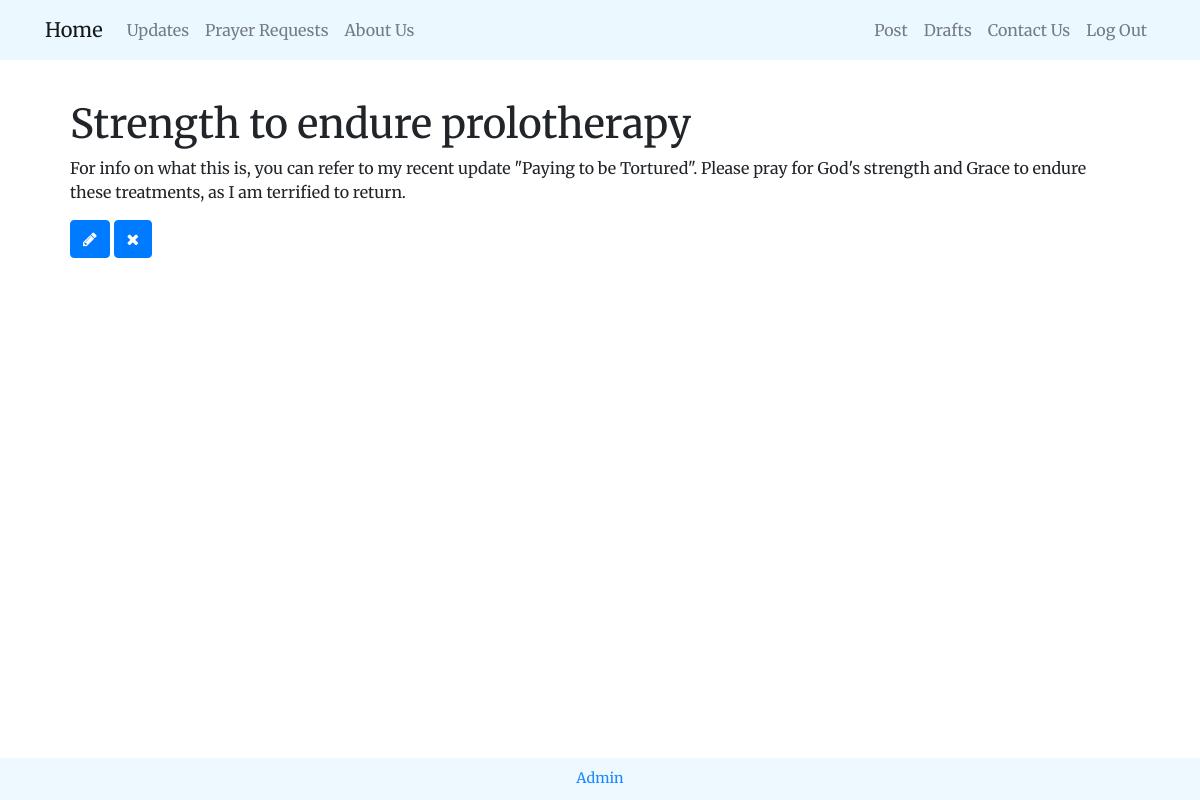
Page /prayers/prayer/29 (signed in) on the committed database.
### prayers/models.py (models this page shows, shortened)
class Prayer(models.Model):
    title = models.CharField(max_length=200)
    content = models.TextField(max_length=500)
    date = models.DateTimeField(default=timezone.now)

### prayers/views.py (the view)
# urls.py: path('prayer/<int:pk>', views.PrayerDetailView.as_view(), name='prayer_detail'),
class PrayerDetailView(LoginRequiredMixin, DetailView):
    model = Prayer

### prayers/templates/prayers/prayer_detail.html
{% extends 'base.html'%}
{% block content%}
  <h1>{{prayer.title}}</h1>
  <p>{{prayer.content}}</p>
{% if user.is_superuser %}
  <a class="btn btn-primary" href="{% url 'prayers:prayer_edit' pk=prayer.pk%}"><span class="fa fa-pencil"></span></a>
  <a class="btn btn-primary" href="{% url 'prayers:prayer_remove' pk=prayer.pk%}"><span class="fa fa-remove"></span></a>
{% endif %}
{% endblock%}

### updates/static/css/master.css (style rules this page uses)
body { font-family: 'Merriweather', serif; }
.imagebackground { background-image: url('media/mountian.jpg'); background-position: top; background-size: cover; background-repeat: repeat-x; }

### rows in the picture
Prayer: title "Strength to endure prolotherapy", content "For info on what this is, you can refer to my recent update \"Paying to be Tortured\". Please pray for God's strength and Grace to endure these treatments, as I am terrified to return."
